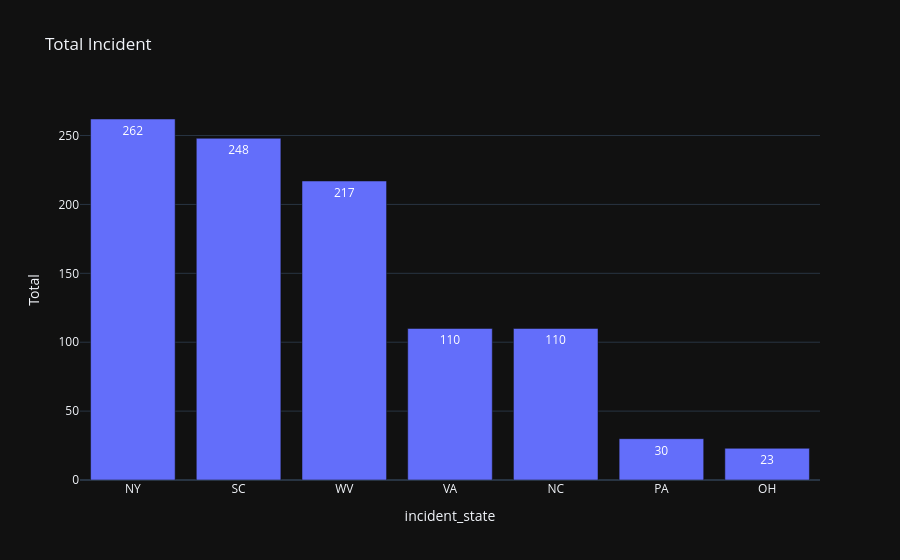
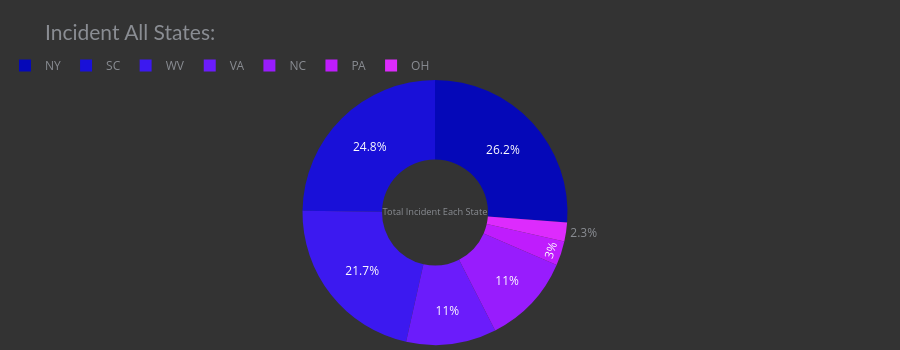

Here is the notebook cell these charts were saved with, in order:
### Code cell
fig = px.bar(i_state,x="incident_state", y='Total',
      title = 'Total Incident',template="plotly_dark",text="Total")
fig1=go.Figure(data=[go.Pie(labels=i_state["incident_state"],
                           values=i_state["Total"],
                           hole=0.4,
                           title="Total Incident Each State",
                           marker_colors=px.colors.sequential.Plotly3)])

fig1.update_layout(title="Incident All States:")
fig1.update_xaxes(showgrid=False)
fig1.update_yaxes(showgrid=False, categoryorder='total ascending', ticksuffix=' ', showline=False)
fig1.update_traces(hovertemplate=None, marker=dict(line=dict(width=0)))
fig1.update_layout(margin=dict(t=80, b=0, l=70, r=40),hovermode="y unified", xaxis_title=' ', yaxis_title=" ", height=350,plot_bgcolor='#333', paper_bgcolor='#333',
title_font=dict(size=21, color='#8a8d93', family="Lato, sans-serif"),
 font=dict(color='#8a8d93'), legend=dict(orientation="h", yanchor="bottom", y=1, xanchor="right", x=0.5), hoverlabel=dict(bgcolor="black", font_size=13, font_family="Lato, sans-serif"))          

fig.show()
fig1.show()

### Figure 1 — Plotly figure (JSON) as saved in the notebook; plotly's stock layout.template omitted (floating-point values rounded to 4 significant figures)
{"data": [{"hovertemplate": "incident_state=%{x}<br>Total=%{text}<extra></extra>", "legendgroup": "", "marker": {"color": "#636efa", "pattern": {"shape": ""}}, "name": "", "orientation": "v", "showlegend": false, "text": [262.0, 248.0, 217.0, 110.0, 110.0, 30.0, 23.0], "textposition": "auto", "type": "bar", "x": ["NY", "SC", "WV", "VA", "NC", "PA", "OH"], "xaxis": "x", "y": [262, 248, 217, 110, 110, 30, 23], "yaxis": "y"}], "layout": {"barmode": "relative", "legend": {"tracegroupgap": 0}, "title": {"text": "Total Incident"}, "xaxis": {"anchor": "y", "domain": [0, 1], "title": {"text": "incident_state"}}, "yaxis": {"anchor": "x", "domain": [0, 1], "title": {"text": "Total"}}}}

### Figure 2 — Plotly figure (JSON) as saved in the notebook; plotly's stock layout.template omitted (floating-point values rounded to 4 significant figures)
{"data": [{"hole": 0.4, "labels": ["NY", "SC", "WV", "VA", "NC", "PA", "OH"], "marker": {"colors": ["#0508b8", "#1910d8", "#3c19f0", "#6b1cfb", "#981cfd", "#bf1cfd", "#dd2bfd", "#f246fe", "#fc67fd", "#fe88fc", "#fea5fd", "#febefe", "#fec3fe"], "line": {"width": 0}}, "title": {"text": "Total Incident Each State"}, "type": "pie", "values": [262, 248, 217, 110, 110, 30, 23]}], "layout": {"font": {"color": "#8a8d93"}, "height": 350, "hoverlabel": {"bgcolor": "black", "font": {"family": "Lato, sans-serif", "size": 13}}, "hovermode": "y unified", "legend": {"orientation": "h", "x": 0.5, "xanchor": "right", "y": 1, "yanchor": "bottom"}, "margin": {"b": 0, "l": 70, "r": 40, "t": 80}, "paper_bgcolor": "#333", "plot_bgcolor": "#333", "title": {"font": {"color": "#8a8d93", "family": "Lato, sans-serif", "size": 21}, "text": "Incident All States:"}, "xaxis": {"showgrid": false, "title": {"text": " "}}, "yaxis": {"categoryorder": "total ascending", "showgrid": false, "showline": false, "ticksuffix": " ", "title": {"text": " "}}}}
